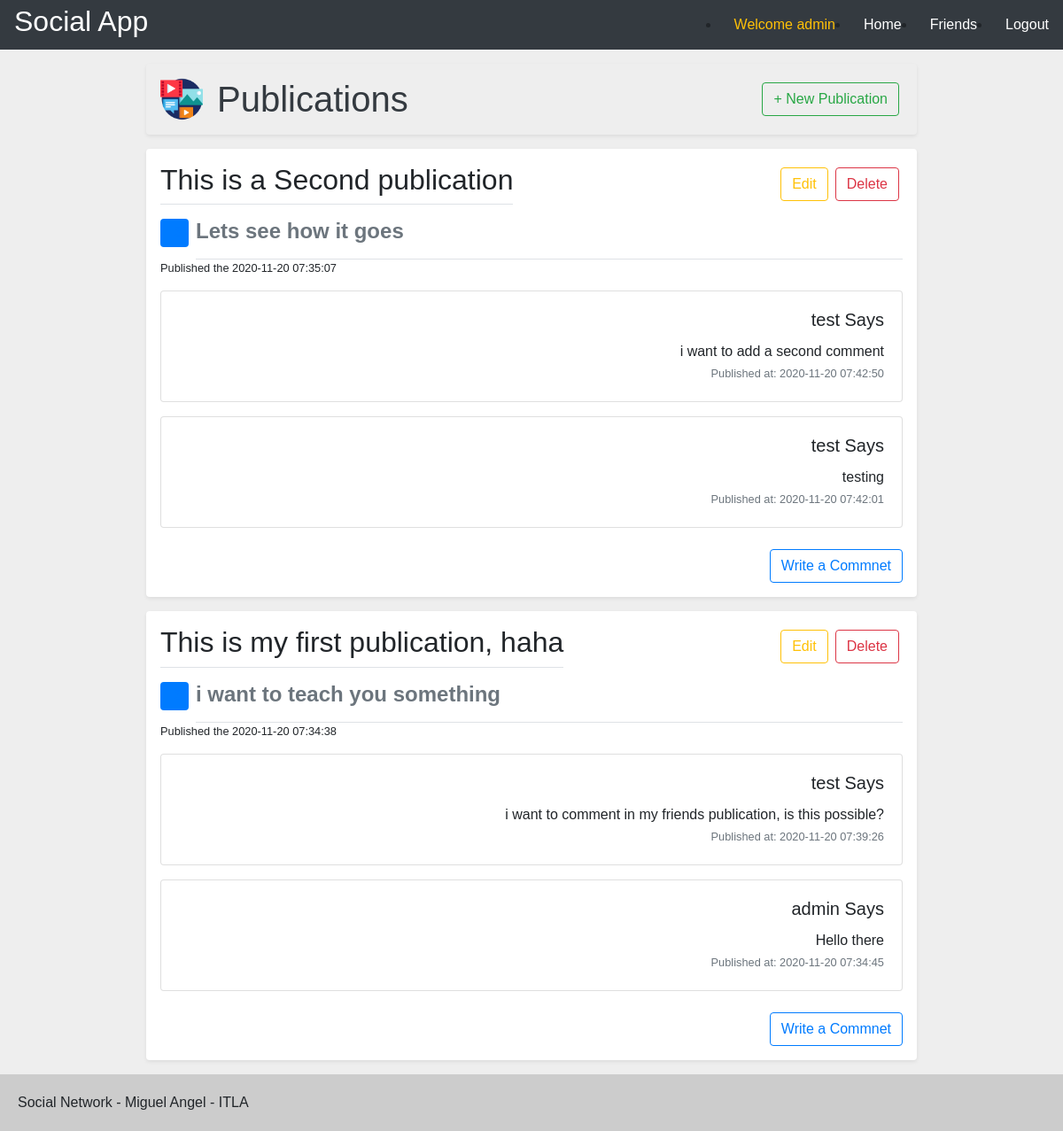
Page / (signed in) on the committed database.
### tables this page shows
CREATE TABLE `publication` (
  `id` int(11) NOT NULL,
  `owner` int(11) DEFAULT NULL,
  `title` varchar(200) DEFAULT NULL,
  `body` text DEFAULT NULL,
  `date` timestamp NULL DEFAULT NULL
);

CREATE TABLE `comment` (
  `id` int(11) NOT NULL,
  `owner` int(11) DEFAULT NULL,
  `publication` int(11) DEFAULT NULL,
  `body` text DEFAULT NULL,
  `date` timestamp NULL DEFAULT NULL
);

CREATE TABLE `user` (
  `id` int(11) NOT NULL,
  `username` varchar(200) DEFAULT NULL,
  `password` varchar(200) DEFAULT NULL,
  `firstname` varchar(200) DEFAULT NULL,
  `lastname` varchar(200) DEFAULT NULL,
  `email` varchar(200) DEFAULT NULL,
  `phone` varchar(200) DEFAULT NULL
);

### libs/database.php (called while the page is built, shortened)
<?php
class Database
{
    function __construct()
    {
        $this->host = constant('HOST');
        $this->db = constant('DB');
        $this->user = constant('USER');
        $this->password = constant('PASSWORD');
        $this->conn = new mysqli($this->host,$this->user,$this->password,$this->db);
    }
}

### libs/auth.php (called while the page is built, shortened)
<?php
class Auth
{
    function checkAuthentication()
    {
        if (isset($_SESSION['user'])) {
            if ($_SESSION['user'] == null) {
                $_SESSION['messageAuth'] = "You must Login first";
                return false;
            } else {
                return true;
            }
        } else {
            $_SESSION['messageAuth'] = "You must Login first";
            return false;
        }
    }
    function retrieveUser()
    {
        if ($this->checkAuthentication()) {
            return json_decode($_SESSION['user']);
        } else {
            $user = new User();
            $user->initializeData(0, "", "", "", "", "", "");
            return $user;
        }
    }
}

### libs/view.php (called while the page is built, shortened)
<?php
class View{
    function render($name){
        require 'views/' . $name . '.php';
    }
}
?>

### index.php (called while the page is built, shortened)
<?php
require_once 'libs/database.php';
require_once 'libs/repository.php';
require_once 'repositories/publicationRepository.php';
require_once 'repositories/commentRepository.php';
require_once 'libs/auth.php';
require_once 'libs/view.php';
require_once 'libs/app.php';
$app = new App();
?>

### libs/repository.php (called while the page is built, shortened)
<?php
class Repository implements IRepository
{
    public $db;
    public $table;
    function __construct($table)
    {
        $this->db = new Database();
        $this->table = $table;
    }
    function GetById($id)
    {
        $entity = new $this->table;
        $stmt = $this->db->conn->prepare("SELECT * FROM " . $this->table . " WHERE id = ?");
        $stmt->bind_param("i", $id);
        $stmt->execute();
        $rs = $stmt->get_result();
        if ($rs->num_rows === 0) {
            return null;
        } else {
            while ($row = $rs->fetch_assoc()) {
                $entity = new $this->table;
                $entity->set($row);
            }
        }
        return $entity;
    }
}

### repositories/publicationRepository.php (called while the page is built, shortened)
<?php
class PublicationRepository extends Repository
{
    function GetByOwner($owner)
    {
        $list = array();
        $stmt = $this->db->conn->prepare("SELECT * FROM " .$this->table. " WHERE owner = ? ORDER BY date DESC");
        $stmt->bind_param("i", $owner);
        $stmt->execute();
        $rs = $stmt->get_result();
        if ($rs->num_rows === 0) {
            return $list;
        } else {
            while ($row = $rs->fetch_assoc()) {
                $entity = new $this->table;
                $entity->set($row);
                array_push($list, $entity);
            }
        }
        return $list;
    }
}

### repositories/commentRepository.php (called while the page is built, shortened)
<?php
class CommentRepository extends Repository
{
    function GetByPublication($publication)
    {
        $list = array();
        $stmt = $this->db->conn->prepare("SELECT * FROM " .$this->table. " WHERE publication = ? ORDER BY date DESC");
        $stmt->bind_param("i", $publication);
        $stmt->execute();
        $rs = $stmt->get_result();
        if ($rs->num_rows === 0) {
            return $list;
        } else {
            while ($row = $rs->fetch_assoc()) {
                $entity = new $this->table;
                $entity->set($row);
                array_push($list, $entity);
            }
        }
        return $list;
    }
}

### views/index.php (the view, shortened to what this page needs)
<!DOCTYPE html>
<html lang="en">
<head>
    <link rel="stylesheet" href="<?php echo constant('URL'); ?>public/css/bootstrap.min.css" type="text/css">
    <link rel="stylesheet" href="<?php echo constant('URL'); ?>public/css/default.css" type="text/css">
</head>
<body>
    <?php require 'views/layouts/header.php' ?>
    <div class="w-75 m-auto row" id="click">
        <main class="col-md-12">
            <div class="d-flex align-items-center justify-content-between p-3 my-3 text-white-50 bg-purple rounded shadow-sm">
                <div class="d-flex align-items-center">
                    <img class="mr-3" src="<?php echo constant('URL'); ?>public/images/publications.png" alt="" width="48" height="48">
                    <div class="lh-100">
                        <h1 class="mb-0 text-dark lh-100">Publications</h6>
                    </div>
                </div>
                <div class="d-flex justtify-content-end">
                    <button id="newPublication" type="button" class="btn btn-outline-success mx-1">+ New Publication</button>
                </div>
            </div>
            <?php if (count($this->publicationList) > 0) : ?>
                <?php foreach ($this->publicationList as $key => $publication) : ?>
                    <div class="my-3 p-3 bg-white rounded shadow-sm">
                        <div class="">
                            <div class="d-flex align-items-center justify-content-between">
                                <h2 class="border-bottom border-gray pb-2 mb-0"><?php echo $publication->title ?></h2>
                                <div class="d-flex justtify-content-end">
                                    <button type="button" class="btn btn-outline-warning mx-1 editPublicationButton">Edit</button>
                                    <a href="<?php echo constant('URL') . "main/deletePublication?id=" . $publication->id; ?>" class="btn btn-outline-danger mx-1 deletePublication">Delete</a>
                                </div>
                            </div>
                            <div class="media text-muted pt-3">
                                <svg class="bd-placeholder-img mr-2 rounded" width="32" height="32" xmlns="http://www.w3.org/2000/svg" preserveAspectRatio="xMidYMid slice" focusable="false" role="img" aria-label="Placeholder: 32x32">
                                    <rect width="100%" height="100%" fill="#007bff"></rect><text x="50%" y="50%" fill="#007bff" dy=".3em">32x32</text>
                                </svg>
                                <h4 class="media-body pb-3 mb-0 lh-125 border-bottom border-gray">
                                    <strong class="d-block text-gray-dark">
                                        <?php echo $publication->body ?>
                                </h4>
                            </div>
                            <div class="d-flex justify-content-between align-items-center">
                                <div class="d-flex justify-content-start">
                                    <small>
                                        Published the <?php echo $publication->date ?>
                                    </small>
                                </div>
                            </div>
                            <?php foreach (array_filter($this->commentList, function ($comment) use (&$publication) {
                                return $comment->publication === $publication->id;
                            }) as $key => $comment) : ?>
                                <div class="card text-right mt-3">
                                    <div class="card-body">
                                        <h5 class="card-title"><?php echo $this->repo->GetById((int) $comment->owner)->firstname; ?> Says</h5>
                                        <p class="card-text m-0 p-0"><?php echo $comment->body ?></p>
                                        <small class="card-subtitle text-muted m-0 p-0">Published at: <?php echo $comment->date ?></small>
                                    </div>
                                </div>
                            <?php endforeach; ?>
                            <div>
                                <div class="mt-4 d-block text-right">
                                    <button type="submit" class="btn btn-outline-primary writeCommentButton">Write a Commnet</button>
                                </div>
                            </div>
                        </div>
                    </div>
                <?php endforeach; ?>
            <?php else : ?>
                <h1>You dont have any publication, write something!</h1>
            <?php endif; ?>
        </main>
    </div>
    <?php require 'views/layouts/footer.php' ?>
</body>
</html>

### libs/app.php (shortened to what this page needs)
<?php
class App
{
    function __construct()
    {
        $url = isset($_GET['url']) ? $_GET['url'] : null;
        $url = rtrim($url,'/');
        $url = explode('/',$url);
        if(empty($url[0])){
            $controller = new Main();
            $controller->loadModel('main');
            $controller->render();
            return false;
        }
    }
}
?>

### controllers/main.php (shortened to what this page needs)
<?php
class Main extends Controller
{
    private $publicationRepo;
    private $commentRepo;
    private $auth;
    function __construct()
    {
        $this->repo = new Repository("user");
        $this->publicationRepo = new PublicationRepository();
        $this->commentRepo = new CommentRepository();
        $this->auth = new Auth();
        $this->view->publicationList = array();
        $this->view->commentList = array();
        $this->view->publicationTarget = "";
        $this->view->repo = $this->repo;
        $this->view->newPublicationErr = "";
    }
    function render()
    {
        if ($this->auth->checkAuthentication()) {
            $tempCommentList = array();
            $userId = $this->auth->retrieveUser()->id;
            $tempPublicationList = $this->publicationRepo->GetByOwner($userId);
            foreach ($tempPublicationList as $publication) {
                $tempCommentList = array_merge($tempCommentList, $this->commentRepo->GetByPublication($publication->id));
            }
            $this->view->publicationList = $tempPublicationList;
            $this->view->commentList = $tempCommentList;
            $this->view->render('index');
        } else {
            header("Location: " . constant('URL') . "login");
            exit();
        }
    }
}

### views/layouts/header.php
<?php
$auth = new Auth();
?>
<div class="bg-dark d-flex justify-content-between">
    <div class="d-flex align-items-center">
        <h2 class="ml-3 text-white">Social App</h2>
    </div>
    <div>
        <ul class="d-flex justify-content-end align-items-center mb-0">
            <?php if ($auth->checkAuthentication()) : ?>
                <li class="p-3"><a class="text-white" href="#">
                        <span class="text-warning">
                            Welcome <?php echo $auth->retrieveUser()->firstname ?>
                        </span>
                    </a></li>
                <li class="p-3"><a class="text-white" href="<?php echo constant('URL'); ?>">Home</a></li>
                <li class="p-3"><a class="text-white" href="<?php echo constant('URL'); ?>friends">Friends</a></li>
                <li class="p-3"><a class="text-white" href="<?php echo constant('URL'); ?>logout">Logout</a></li>
            <?php else : ?>
                <li class="p-3"><a class="text-white" href="<?php echo constant('URL'); ?>">Home</a></li>
                <li class="p-3"><a class="text-white" href="<?php echo constant('URL'); ?>login">Login</a></li>
                <li class="p-3"><a class="text-white" href="<?php echo constant('URL'); ?>signup">Register</a></li>
            <?php endif; ?>
        </ul>
    </div>
</div>

### views/layouts/footer.php (shortened to what this page needs)
<div id="footer">
Social Network - Miguel Angel - ITLA
</div>

### public/css/default.css (style rules this page uses)
* { padding: 0; margin: 0; }
body { font-family: Arial, Helvetica, sans-serif; background-color: #eee; display: flex; flex-direction: column; justify-content: space-between; min-height: 100vh; }
#footer { background: #ccc; padding: 20px; }

### rows in the picture
publication: title "This is a Second publication", body "Lets see how it goes", date "2020-11-20 07:35:07"
comment: owner.firstname "test", body "i want to add a second comment", date "2020-11-20 07:42:50"
comment: firstname "test", body "testing", date "2020-11-20 07:42:01"
publication: title "This is my first publication, haha", body "i want to teach you something", date "2020-11-20 07:34:38"
comment: firstname "test", body "i want to comment in my friends publication, is this possible?", date "2020-11-20 07:39:26"
comment: owner.firstname "admin", body "Hello there", date "2020-11-20 07:34:45"

### other values in the picture
$auth->retrieveUser()->firstname "admin"
